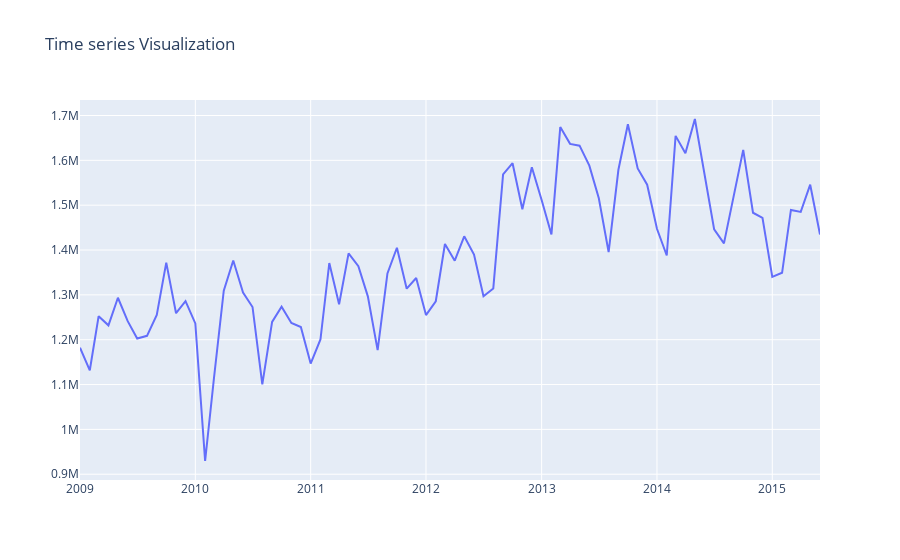

Source (notebook cell):
### Code cell
scatter = go.Scatter(x = fare_with_time.index,y = fare_with_time.fare_amount)
layout = go.Layout(dict(title = "Time series Visualization"))
fig = go.Figure(data = [scatter],layout = layout)
py.iplot(fig)
